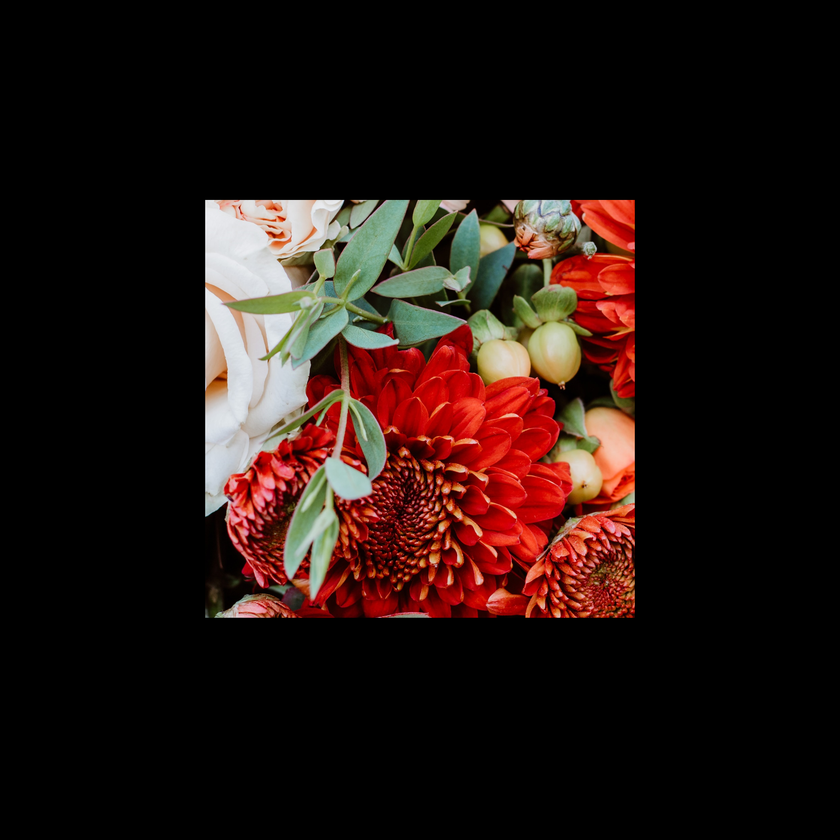
#> input picture FFT_CGH_thesis/flowers_s.png, 840 x 840 px, shrunk from 1920 x 1920 before the run, given in place of flowers_960_wh_(10, 'nL')_p3_1_input1.png, which was not available
$ python IFT_check_RGB.py
#> lines starting #> are read from the running program, lines starting #| are printed output that depends on the picture; pictures that were not available may be replaced by others from this repository, and a replacement may not be noted
# -*- coding: utf-8 -*-
"""
Created on Sat Dec 14 17:55:01 2024

@author: gaosh
"""

from PIL import Image
import numpy as np
import matplotlib.pyplot as plt
from scipy.fft import fft2, fftshift,ifft2,ifftshift
import os
import cv2
from scipy.interpolate import interp1d
from skimage import  color
# File paths
# original_path1="C:/Users/Laboratorio/MakeHologram/FFT_CGH_thesis/lemon_in.png"
original_path2="C:/Users/Laboratorio/MakeHologram/FFT_CGH_thesis/flowers_960.png"

file_path1 = "C:/Users/Laboratorio/OneDrive/Documents/Microstar/Simulation of difference of CGHs/holograms/flowers_960_wh_(10, 'nL')_p3_1_input1.png"
file_path2 = "C:/Users/Laboratorio/OneDrive/Documents/Microstar/Simulation of difference of CGHs/holograms/flowers_960_GS_10_nL.png"

# Automatically retrieve image names
holo1_name = os.path.basename(file_path1)
holo2_name = os.path.basename(file_path2)

holo1 = plt.imread(file_path1)
#> holo1 is the input picture: shape (840, 840, 3) float32; mean R, G, B 0.145, 0.0844, 0.0685
holo2 = plt.imread(file_path2)
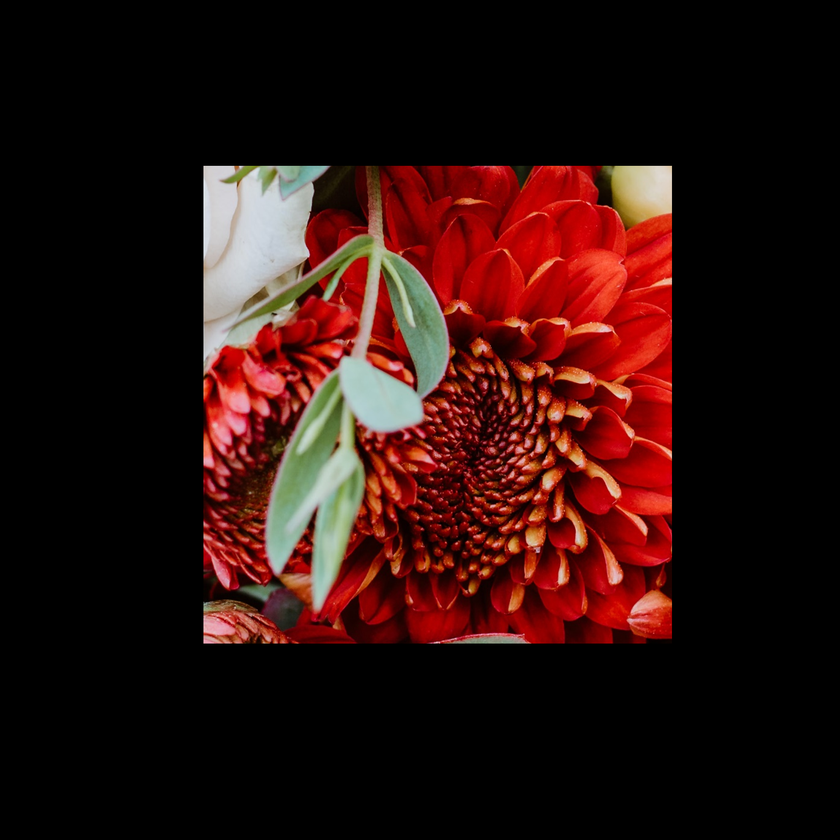
#> input picture FFT_CGH_thesis/flowers_z.png, 840 x 840 px, shrunk from 1920 x 1920 before the run, given in place of flowers_960_GS_10_nL.png, which was not available
#> holo2 is the input picture: shape (840, 840, 3) float32; mean R, G, B 0.177, 0.0671, 0.0553


holo1_R_angle=holo1[:,:,0]*2*np.pi
holo2_R_angle=holo2[:,:,0]*2*np.pi
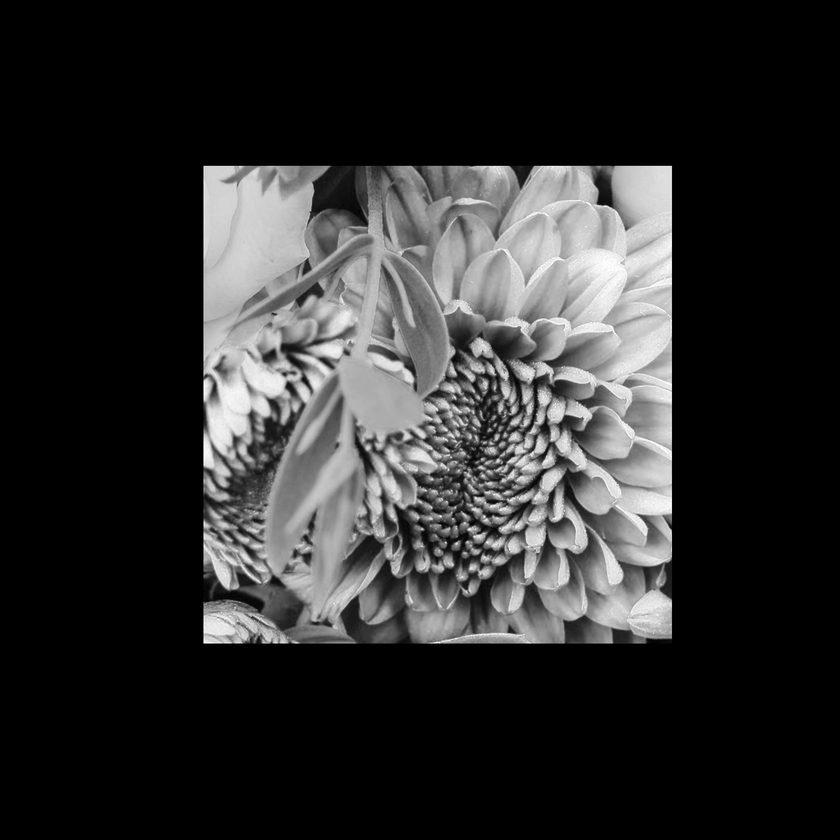
#> holo2_R_angle: shape (840, 840) float32; min 0, max 6.28, mean 1.11; drawn with min black and max white

holo1_G_angle=holo1[:,:,1]*2*np.pi
holo2_G_angle=holo2[:,:,1]*2*np.pi

holo1_B_angle=holo1[:,:,2]*2*np.pi
holo2_B_angle=holo2[:,:,2]*2*np.pi
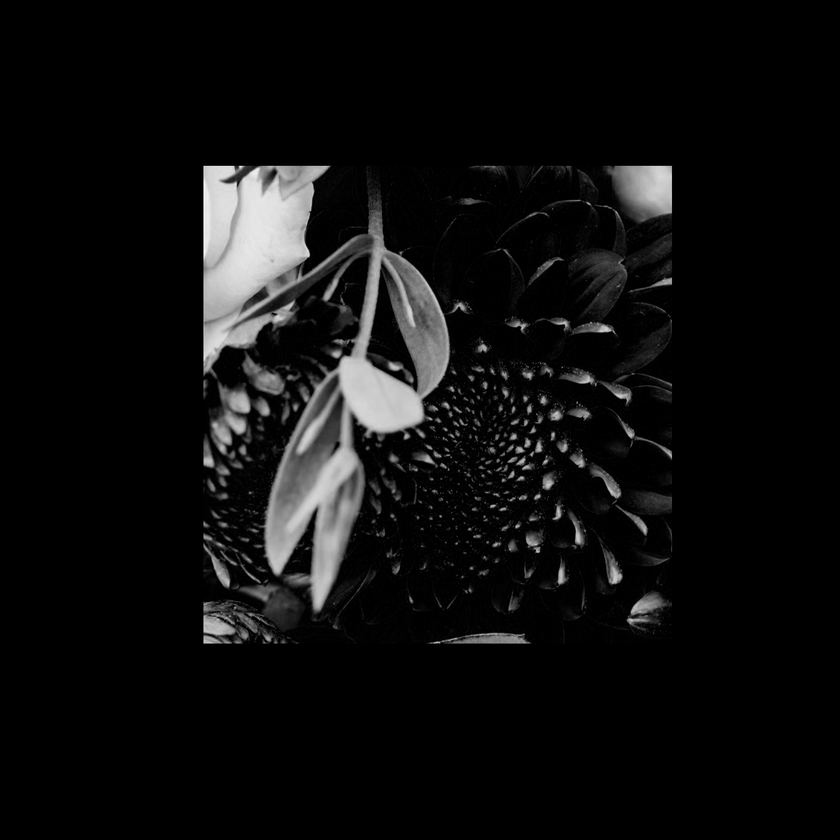
#> holo2_B_angle: shape (840, 840) float32; min 0, max 6.11, mean 0.348; drawn with min black and max white

Reconstruction_holo1_r = fftshift(ifft2(np.exp(1j * holo1_R_angle)))
Reconstruction_holo2_r = fftshift(ifft2(np.exp(1j * holo2_R_angle)))

Reconstruction_holo1_g = fftshift(ifft2(np.exp(1j * holo1_G_angle)))
Reconstruction_holo2_g = fftshift(ifft2(np.exp(1j * holo2_G_angle)))

Reconstruction_holo1_b = fftshift(ifft2(np.exp(1j * holo1_B_angle)))
Reconstruction_holo2_b = fftshift(ifft2(np.exp(1j * holo2_B_angle)))

I1_r=np.abs(Reconstruction_holo1_r)#**2
I1_r_normalized = I1_r / np.sum(I1_r)

I1_g=np.abs(Reconstruction_holo1_g)#**2
I1_g_normalized = I1_g / np.sum(I1_g)

I1_b=np.abs(Reconstruction_holo1_b)#**2
I1_b_normalized = I1_b / np.sum(I1_b)

I1_rgb=np.zeros_like(holo1)
I1_rgb[:, :, 0] = I1_r_normalized
I1_rgb[:, :, 1] = I1_g_normalized
I1_rgb[:, :, 2] = I1_b_normalized

original2=plt.imread(original_path2)
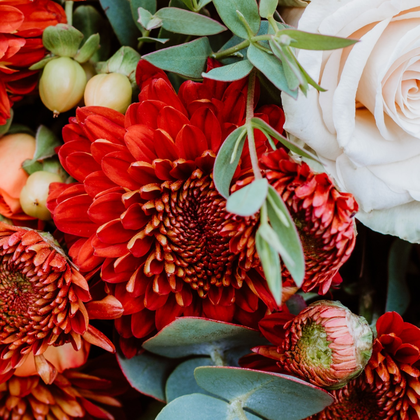
#> input picture FFT_CGH_thesis/flowers_960.png, 420 x 420 px, shrunk from 960 x 960 before the run, found by its file name
#> original2 is the input picture: shape (420, 420, 4) float32; mean R, G, B, A 0.531, 0.312, 0.26, 1
original2_r=original2[:,:,0]/np.sum(original2[:,:,0])
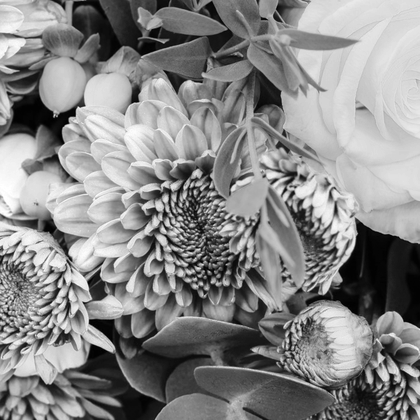
#> original2_r: shape (420, 420) float32; min 0, max 1.07e-05, mean 5.67e-06; drawn with min black and max white
original2_g=original2[:,:,1]/np.sum(original2[:,:,1])
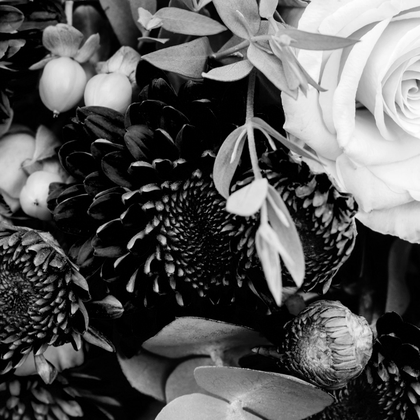
#> original2_g: shape (420, 420) float32; min 0, max 1.68e-05, mean 5.67e-06; drawn with min black and max white
original2_b=original2[:,:,2]/np.sum(original2[:,:,2])
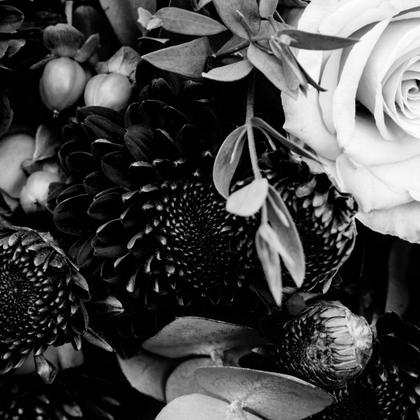
#> original2_b: shape (420, 420) float32; min 0, max 2.04e-05, mean 5.67e-06; drawn with min black and max white

#> (the run stopped early here; a loop or call above may not have finished)
